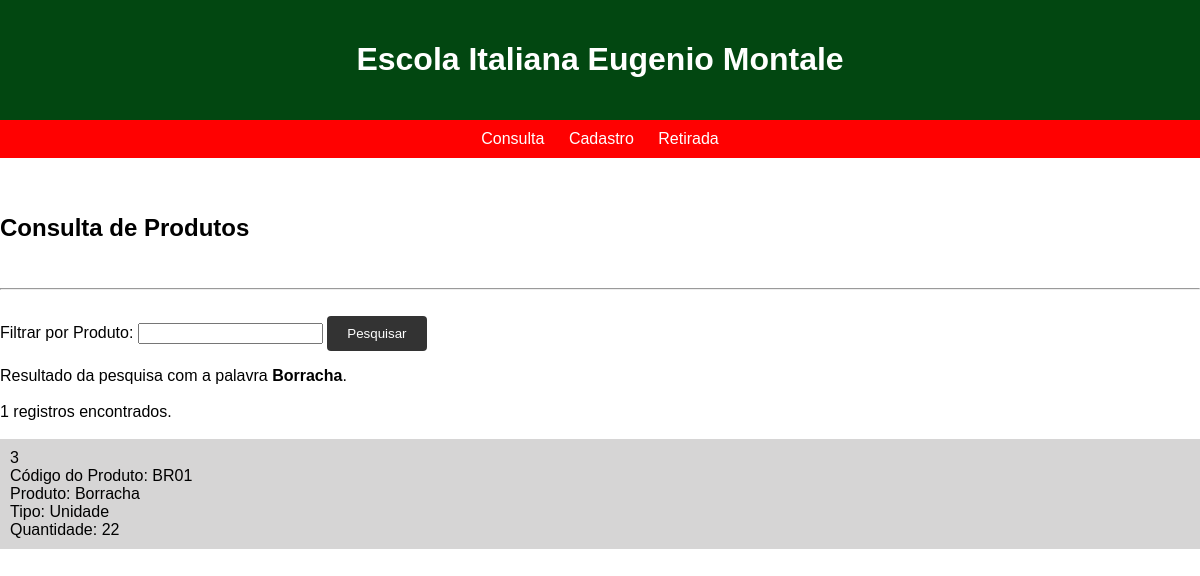
/consulta.php?filtro=Borracha, run on the app's committed database.
### tables this page shows
CREATE TABLE `estoque` (
  `id` int(11) NOT NULL,
  `CodProduto` varchar(4) NOT NULL,
  `NomeProduto` varchar(70) NOT NULL,
  `Tipo` enum('Pacote','Unidade') DEFAULT NULL,
  `qtidadeProduto` int(11) NOT NULL
);

### consulta.php (the view, shortened to what this page needs)
<?php
include_once("conexao.php");
$filtro = isset($_GET['filtro'])?$_GET['filtro']:"";
$sql = "select * from estoque where NomeProduto like '%$filtro%' order by CodProduto";
$consulta = mysqli_query($conn,$sql);
$registros = mysqli_num_rows($consulta);
?>
<html lang="pt-br">
    <head>
        <link rel="stylesheet" type="text/css" href="./css/consulta.css">
    </head>
    <body>
        <header>
            <h1>Escola Italiana Eugenio Montale</h1>
        </header>
        <nav>
            <a href="consulta.php">Consulta</a>
            <a href="index.php">Cadastro</a>
            <a href="excluir.php">Retirada</a>
        </nav>
        <section><br><br>
            <h2>Consulta de Produtos</h2><br>
            <hr><br>
            <form method="get" action="">
                Filtrar por Produto: <input type="text" name="filtro" class="campo" required autofocus>
                <input type="submit" value="Pesquisar">
            </form>
        <?php
        print "Resultado da pesquisa com a palavra <strong>$filtro</strong>.<br><br>";
        print "$registros registros encontrados.";
        print "<br><br>";
        while($exibirRegistros = mysqli_fetch_array($consulta)){
            $codigo = $exibirRegistros[0];
            $CodProduto = $exibirRegistros[1];
            $NomeProduto = $exibirRegistros[2];
            $Tipo = $exibirRegistros[3];
            $qtidadeProduto = $exibirRegistros[4];
            print "<article>";
            print "$codigo<br>";
            print "Código do Produto: $CodProduto<br>";
            print "Produto: $NomeProduto<br>";
            print "Tipo: $Tipo<br>";
            print "Quantidade: $qtidadeProduto";
            print "</article>";
        }
        ?>
    </body>
</html>

### css/consulta.css (style rules this page uses)
body { font-family: Arial, sans-serif; margin: 0; padding: 0; }
header { background-color: #024711; color: #fff; padding: 20px; text-align: center; }
nav { background-color: #ff0101; padding: 10px; text-align: center; }
nav a { color: #fff; text-decoration: none; margin: 0 10px; }
article { width: 100%; box-sizing: border-box; padding: 10px; background-color: #d6d5d5; margin-bottom: 5px; }
input[type="submit"] { background-color: #333; color: #fff; padding: 10px 20px; border: none; border-radius: 4px; cursor: pointer; }

### data on the page
estoque: id "3", CodProduto "BR01", NomeProduto "Borracha", Tipo "Unidade", qtidadeProduto "22"

### other printed values
$filtro "Borracha"
$registros "1"
